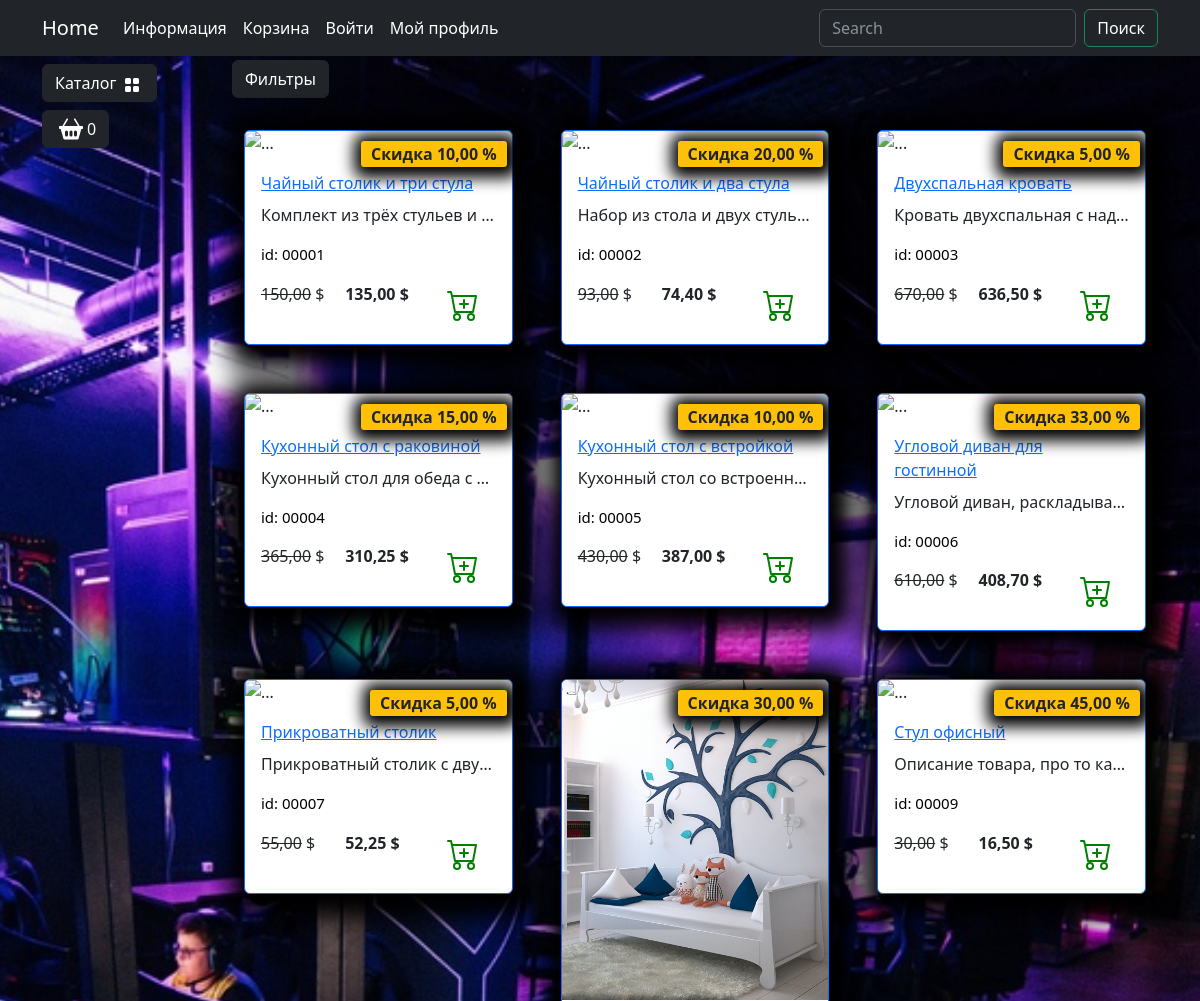
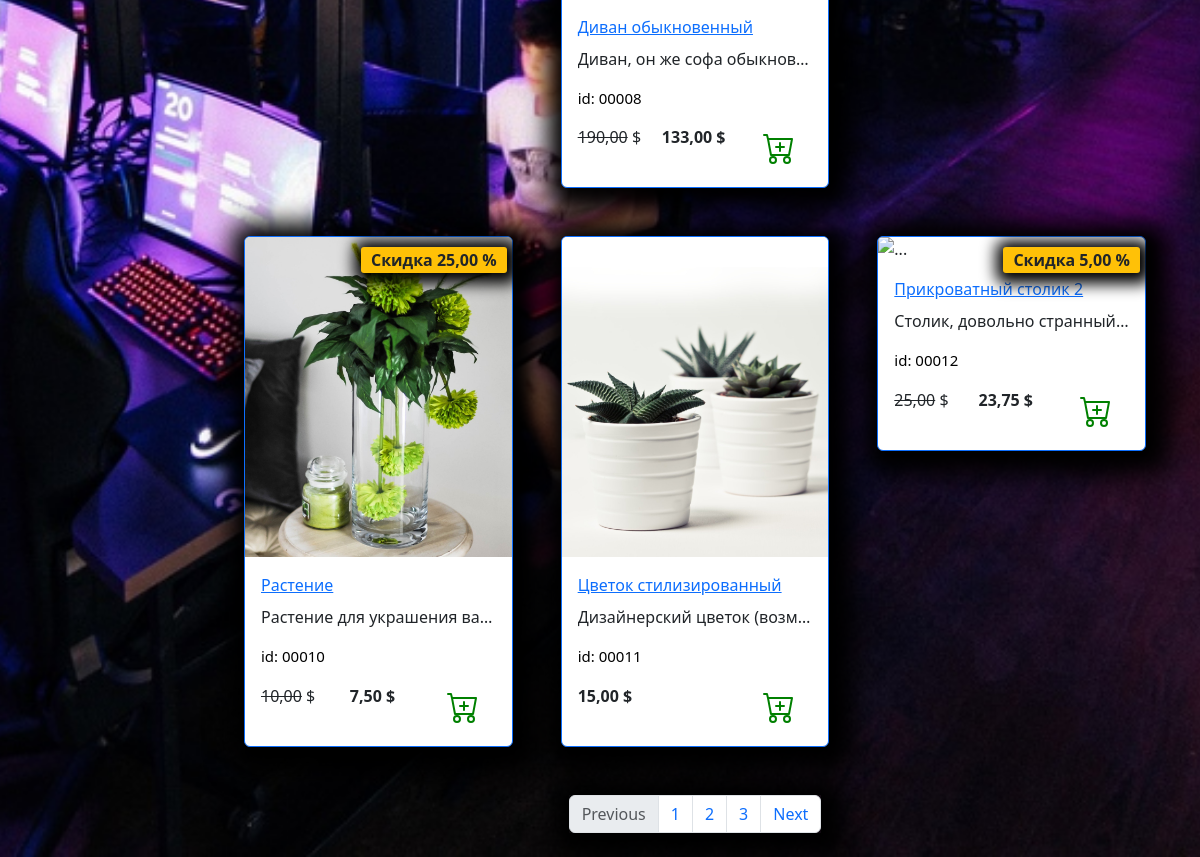
Page /catalog/ on the committed database (2 pictures, top to bottom).
### goods/models.py (models this page shows, shortened)
class Products(models.Model):
    name = models.CharField(max_length=150, unique=True, verbose_name='Название')
    slug = models.SlugField(max_length=200, unique=True, blank=True, null=True, verbose_name='URL')
    description = models.TextField(blank=True, null=True, verbose_name='Описание')
    image = models.ImageField(upload_to='goods_images', blank=True, null=True, verbose_name='Изображение')
    price = models.DecimalField(default=0.00, max_digits=7, decimal_places=2, verbose_name='Цена')
    discount = models.DecimalField(default=0.00, max_digits=4, decimal_places=2, verbose_name='Скидка в %')
    quantity = models.PositiveIntegerField(default=0, verbose_name='Количество')
    category = models.ForeignKey(to=Categories, on_delete=models.CASCADE, verbose_name='Категория')
    class Meta:
        db_table = 'product'
        verbose_name = 'Продукт'
        verbose_name_plural = 'Продукты'
        ordering = ("id",)
    def display_id(self):
        return f"{self.id:05}"
    def sell_price(self):
        if self.discount:
            return round(self.price - self.price*self.discount/100, 2)
        return self.price

### goods/views.py (the view)
# urls.py: path('catalog/', include('goods.urls', namespace='catalog')),
def catalog(request):
    goods = Products.objects.all()
    context = {
        'goods': goods
    }
    return render(request, 'goods/catalog.html', context)

### goods/templatetags/goods_tags.py (called while the page is built)
@register.simple_tag()
def tag_categories():
    return Categories.objects.all()

### goods/templates/goods/catalog.html (shortened to what this page needs)
{% extends "main/base.html" %}
{% load static %}
{% block content %}
<div class="row">
    <div class="dropdown mb-2">
        <button class="btn btn-secondary dropdown-toggle btn-dark" type="button" data-bs-toggle="dropdown"
            aria-expanded="false">
            Фильтры
        </button>
    </div>
    {% for product in goods %}
    <div class="col-lg-4 col-md-6 p-4">
        <div class="card border-primary rounded custom-shadow">
            {% if product.image %}
                <img src="{{ product.image.url }}" class="card-img-top" alt="...">
            {% else %}
                <img src="{% static "deps/images/Not found image.png" %}" class="card-img-top" alt="...">
            {% endif %}
            <div class="card-body">
                <a href="../goods/product.html">
                    <p class="card-title">{{ product.name }}</p>
                </a>
                <p class="card-text text-truncate">{{product.description}}</p>
                <p class="product_id">id: {{ product.display_id }}</p>
                <div class="d-flex justify-content-between">
                    {% if product.discount %}
                        <p><s>{{ product.price }}</s> $</p>
                        <p><strong>{{product.sell_price }} $</strong></p>
                        <span class="badge bg-warning text-dark">Скидка {{ product.discount }} %</span>
                    {% else %}
                        <p><strong>{{ product.price }} $</strong></p>
                    {% endif %}
                    <a href="#" class="btn add-to-cart">
                        <img class="mx-1" src="{% static "deps/icons/cart-plus.svg" %}" alt="Catalog Icon"
                            width="32" height="32">
                    </a>
                </div>
            </div>
        </div>
    </div>
    {% endfor %}
<nav aria-label="Page navigation example">
    <ul class="pagination justify-content-center my-4">
        <div class="custom-shadow d-flex">
            <li class="page-item disabled">
              <a class="page-link">Previous</a>
            </li>
            <li class="page-item"><a class="page-link" href="#">1</a></li>
            <li class="page-item"><a class="page-link" href="#">2</a></li>
            <li class="page-item"><a class="page-link" href="#">3</a></li>
            <li class="page-item">
              <a class="page-link" href="#">Next</a>
            </li>
        </div>
    </ul>
</nav>
{% endblock content %}

### main/templates/main/base.html (shortened to what this page needs)
{% load static %}
{% load goods_tags %}
<!DOCTYPE html>
<html lang="en">
<head>
    <link rel="stylesheet" href="{% static "deps/css/bootstrap/bootstrap.min.css" %}">
    <link rel="stylesheet" href="{% static "deps/css/my_css.css" %}">
</head>
<body>
    <header>
        <nav class="navbar navbar-expand-lg bg-dark" data-bs-theme="dark">
            <div class="container">
                <a class="navbar-brand" href="{% url "main:index" %}">Home</a>
                <div class="collapse navbar-collapse" id="navbarSupportedContent">
                    <ul class="navbar-nav me-auto mb-2 mb-lg-0">
                        <li class="nav-item dropdown ">
                            <a class="nav-link dropdown-toggle text-white" href="#" role="button"
                                data-bs-toggle="dropdown" aria-expanded="false">
                                Информация
                            </a>
                        </li>
                        <li class="nav-item">
                            <a class="nav-link  text-white" href="carts/cart.html">Корзина</a>
                        </li>
                        <li class="nav-item">
                            <a class="nav-link  text-white" href="users/login.html">Войти</a>
                        </li>
                        <li class="nav-item dropdown ">
                            <a class="nav-link dropdown-toggle text-white" href="#" role="button"
                                data-bs-toggle="dropdown" aria-expanded="false">
                                Мой профиль
                            </a>
                        </li>
                    </ul>
                    <form class="d-flex" role="search">
                        <input class="form-control me-2" type="search" placeholder="Search" aria-label="Search">
                        <button class="btn btn-outline-success text-white" type="submit">Поиск</button>
                    </form>
                </div>
            </div>
        </nav>
    </header>
    <section>
        <div class="container">
            <div class="row mt-1 position-fixed z-3">
                <div class="dropdown mb-2">
                    <button class="btn btn-secondary dropdown-toggle btn-dark" type="button" data-bs-toggle="dropdown"
                        aria-expanded="false">
                        Каталог
                        <img class="mx-1" src="{% static "deps/icons/grid-fill.svg" %}" alt="Catalog Icon" width="16"
                            height="16">
                    </button>
                        {% tag_categories as categories %}
                </div>
                <div>
                    <button type="button" class="btn btn-dark btn-secondary d-flex" id="modalButton"
                        aria-expanded="false">
                        <img class="mx-1" src="{% static "deps/icons/basket2-fill.svg" %}" alt="Catalog Icon" width="24"
                            height="24">
                        <span id="goods-in-cart-count">0</span>
                    </button>
                </div>
            </div>
        </div>
        <div class="container">
            <div class="row mt-1">
                <div class="col-lg-2">
                </div>
                <div class="col-lg-10">
                    {% block content %}{% endblock content %}
                </div>
            </div>
        </div>
    </section>
</body>
</html>

### main/static/deps/css/my_css.css (style rules this page uses)
body { background-image: url("../images/bg-image.jpg"); background-repeat: no-repeat; background-attachment: fixed; background-position: center center; background-size: cover; height: 100%; }
.dropdown-toggle::after { content: none; }
.custom-shadow { box-shadow: 5px 5px 25px 19px #000000; }
.product_id { color: black; font-size: 15px; }
.badge.bg-warning.text-dark { position: absolute; top: 10px; right: 5px; z-index: 1; padding: 5px 10px; border-radius: 3px; font-size: 1rem; box-shadow: 2px 2px 15px 9px #000000; }

### rows in the picture
Products: name "Чайный столик и три стула", description "Комплект из трёх стульев и…", display_id "00001", price "150,00", sell_price "135,00", discount "10,00"
Products: name "Чайный столик и два стула", description "Набор из стола и двух стуль…", display_id "00002", price "93,00", sell_price "74,40", discount "20,00"
Products: name "Двухспальная кровать", description "Кровать двухспальная с над…", display_id "00003", price "670,00", sell_price "636,50", discount "5,00"
Products: name "Кухонный стол с раковиной", description "Кухонный стол для обеда с…", display_id "00004", price "365,00", sell_price "310,25", discount "15,00"
Products: name "Кухонный стол с встройкой", description "Кухонный стол со встроенн…", display_id "00005", price "430,00", sell_price "387,00", discount "10,00"
Products: name "Угловой диван для гостинной", description "Угловой диван, раскладыва…", display_id "00006", price "610,00", sell_price "408,70", discount "33,00"
Products: name "Прикроватный столик", description "Прикроватный столик с дву…", display_id "00007", price "55,00", sell_price "52,25", discount "5,00"
Products: image (picture), name "Диван обыкновенный", description "Диван, он же софа обыкнов…", display_id "00008", price "190,00", sell_price "133,00", discount "30,00"
Products: name "Стул офисный", description "Описание товара, про то ка…", display_id "00009", price "30,00", sell_price "16,50", discount "45,00"
Products: image (picture), name "Растение", description "Растение для украшения ва…", display_id "00010", price "10,00", sell_price "7,50", discount "25,00"
Products: image (picture), name "Цветок стилизированный", description "Дизайнерский цветок (возм…", display_id "00011", price "15,00"
Products: name "Прикроватный столик 2", description "Столик, довольно странный…", display_id "00012", price "25,00", sell_price "23,75", discount "5,00"
